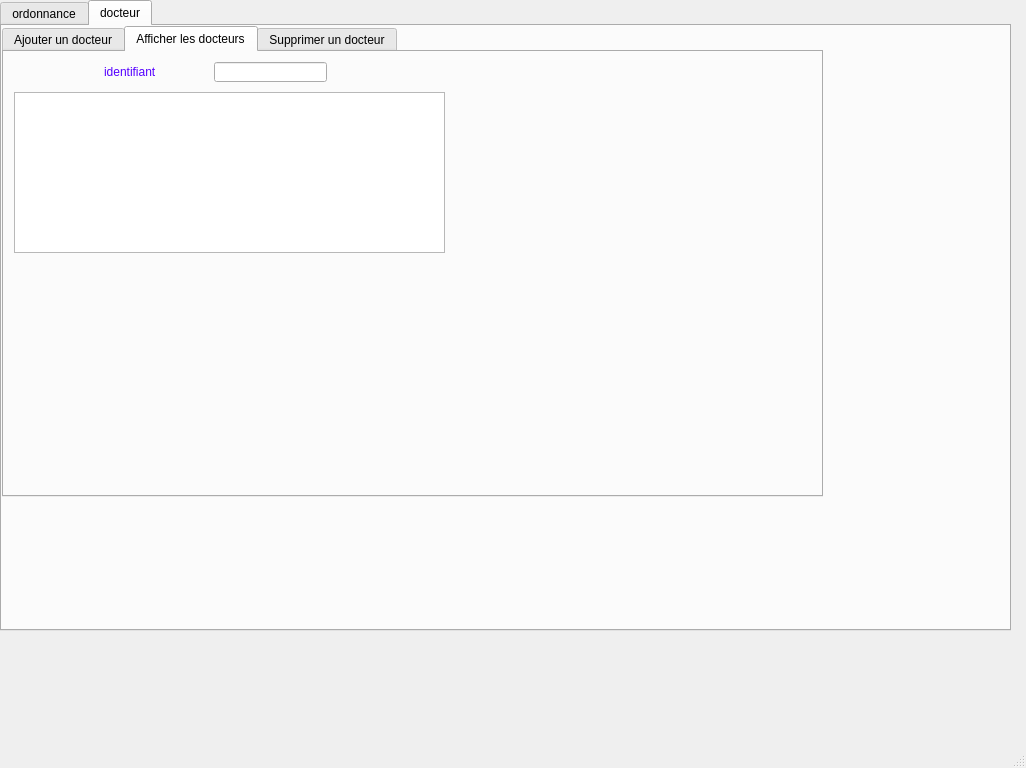
<?xml version="1.0" encoding="UTF-8"?>
<ui version="4.0">
 <class>sarra</class>
 <widget class="QMainWindow" name="sarra">
  <property name="geometry">
   <rect>
    <x>0</x>
    <y>0</y>
    <width>1026</width>
    <height>768</height>
   </rect>
  </property>
  <property name="windowTitle">
   <string>MainWindow</string>
  </property>
  <widget class="QWidget" name="centralwidget">
   <widget class="QTabWidget" name="tabWidget_2">
    <property name="geometry">
     <rect>
      <x>0</x>
      <y>0</y>
      <width>1011</width>
      <height>631</height>
     </rect>
    </property>
    <property name="currentIndex">
     <number>1</number>
    </property>
    <widget class="QWidget" name="tab_4">
     <attribute name="title">
      <string>ordonnance</string>
     </attribute>
     <widget class="QTabWidget" name="rechercher">
      <property name="geometry">
       <rect>
        <x>0</x>
        <y>0</y>
        <width>1011</width>
        <height>521</height>
       </rect>
      </property>
      <property name="styleSheet">
       <string notr="true"/>
      </property>
      <property name="currentIndex">
       <number>0</number>
      </property>
      <widget class="QWidget" name="tab">
       <attribute name="title">
        <string>Ajouter une ordonnance</string>
       </attribute>
       <widget class="QLabel" name="label_2">
        <property name="geometry">
         <rect>
          <x>410</x>
          <y>60</y>
          <width>47</width>
          <height>16</height>
         </rect>
        </property>
        <property name="styleSheet">
         <string notr="true">color: rgb(85, 0, 255);
font: 75 8pt &quot;MS Shell Dlg 2&quot;;</string>
        </property>
        <property name="text">
         <string>prenom</string>
        </property>
       </widget>
       <widget class="QLabel" name="label_3">
        <property name="geometry">
         <rect>
          <x>10</x>
          <y>10</y>
          <width>91</width>
          <height>16</height>
         </rect>
        </property>
        <property name="styleSheet">
         <string notr="true">color: rgb(85, 0, 255);
font: 75 8pt &quot;MS Shell Dlg 2&quot;;</string>
        </property>
        <property name="text">
         <string>numordonnance</string>
        </property>
       </widget>
       <widget class="QPushButton" name="pb_ajouter">
        <property name="geometry">
         <rect>
          <x>610</x>
          <y>410</y>
          <width>75</width>
          <height>23</height>
         </rect>
        </property>
        <property name="text">
         <string>Ajouter</string>
        </property>
       </widget>
       <widget class="QPushButton" name="pushButton">
        <property name="geometry">
         <rect>
          <x>700</x>
          <y>410</y>
          <width>75</width>
          <height>23</height>
         </rect>
        </property>
        <property name="text">
         <string>modifier</string>
        </property>
       </widget>
       <widget class="QLabel" name="label_6">
        <property name="geometry">
         <rect>
          <x>10</x>
          <y>200</y>
          <width>91</width>
          <height>20</height>
         </rect>
        </property>
        <property name="styleSheet">
         <string notr="true">color: rgb(85, 0, 255);
font: 75 8pt &quot;MS Shell Dlg 2&quot;;</string>
        </property>
        <property name="text">
         <string>medicamen1</string>
        </property>
       </widget>
       <widget class="QLabel" name="label_7">
        <property name="geometry">
         <rect>
          <x>10</x>
          <y>250</y>
          <width>91</width>
          <height>16</height>
         </rect>
        </property>
        <property name="styleSheet">
         <string notr="true">color: rgb(85, 0, 255);
font: 75 8pt &quot;MS Shell Dlg 2&quot;;</string>
        </property>
        <property name="text">
         <string>medicament2</string>
        </property>
       </widget>
       <widget class="QLabel" name="label_8">
        <property name="geometry">
         <rect>
          <x>10</x>
          <y>295</y>
          <width>101</width>
          <height>31</height>
         </rect>
        </property>
        <property name="styleSheet">
         <string notr="true">color: rgb(85, 0, 255);
font: 75 8pt &quot;MS Shell Dlg 2&quot;;</string>
        </property>
        <property name="text">
         <string>medicamnet3</string>
        </property>
       </widget>
       <widget class="QLabel" name="label">
        <property name="geometry">
         <rect>
          <x>200</x>
          <y>60</y>
          <width>55</width>
          <height>16</height>
         </rect>
        </property>
        <property name="styleSheet">
         <string notr="true">color: rgb(85, 0, 255);
font: 75 8pt &quot;MS Shell Dlg 2&quot;;</string>
        </property>
        <property name="text">
         <string>nom</string>
        </property>
       </widget>
       <widget class="QLabel" name="label_9">
        <property name="geometry">
         <rect>
          <x>690</x>
          <y>20</y>
          <width>71</width>
          <height>20</height>
         </rect>
        </property>
        <property name="styleSheet">
         <string notr="true">color: rgb(85, 0, 255);
font: 75 8pt &quot;MS Shell Dlg 2&quot;;</string>
        </property>
        <property name="text">
         <string>nomdocteur</string>
        </property>
       </widget>
       <widget class="QLabel" name="label_10">
        <property name="geometry">
         <rect>
          <x>14</x>
          <y>350</y>
          <width>91</width>
          <height>20</height>
         </rect>
        </property>
        <property name="styleSheet">
         <string notr="true">color: rgb(85, 0, 255);
font: 75 8pt &quot;MS Shell Dlg 2&quot;;</string>
        </property>
        <property name="text">
         <string>medicament4</string>
        </property>
       </widget>
       <widget class="QLineEdit" name="num">
        <property name="geometry">
         <rect>
          <x>110</x>
          <y>10</y>
          <width>113</width>
          <height>22</height>
         </rect>
        </property>
       </widget>
       <widget class="QLineEdit" name="doc">
        <property name="geometry">
         <rect>
          <x>780</x>
          <y>20</y>
          <width>113</width>
          <height>22</height>
         </rect>
        </property>
       </widget>
       <widget class="QLineEdit" name="nom">
        <property name="geometry">
         <rect>
          <x>270</x>
          <y>60</y>
          <width>113</width>
          <height>22</height>
         </rect>
        </property>
       </widget>
       <widget class="QLineEdit" name="prenom">
        <property name="geometry">
         <rect>
          <x>480</x>
          <y>60</y>
          <width>113</width>
          <height>22</height>
         </rect>
        </property>
       </widget>
       <widget class="QLineEdit" name="med1">
        <property name="geometry">
         <rect>
          <x>110</x>
          <y>200</y>
          <width>113</width>
          <height>22</height>
         </rect>
        </property>
       </widget>
       <widget class="QLineEdit" name="med2">
        <property name="geometry">
         <rect>
          <x>110</x>
          <y>250</y>
          <width>113</width>
          <height>22</height>
         </rect>
        </property>
       </widget>
       <widget class="QLineEdit" name="med3">
        <property name="geometry">
         <rect>
          <x>110</x>
          <y>310</y>
          <width>113</width>
          <height>22</height>
         </rect>
        </property>
       </widget>
       <widget class="QLineEdit" name="med4">
        <property name="geometry">
         <rect>
          <x>110</x>
          <y>350</y>
          <width>113</width>
          <height>22</height>
         </rect>
        </property>
       </widget>
       <widget class="QPushButton" name="pdf">
        <property name="geometry">
         <rect>
          <x>810</x>
          <y>410</y>
          <width>93</width>
          <height>28</height>
         </rect>
        </property>
        <property name="text">
         <string>imprimer</string>
        </property>
       </widget>
       <widget class="QLabel" name="picture">
        <property name="geometry">
         <rect>
          <x>4</x>
          <y>5</y>
          <width>1001</width>
          <height>571</height>
         </rect>
        </property>
        <property name="text">
         <string/>
        </property>
       </widget>
       <zorder>picture</zorder>
       <zorder>label_2</zorder>
       <zorder>label_3</zorder>
       <zorder>pb_ajouter</zorder>
       <zorder>pushButton</zorder>
       <zorder>label_6</zorder>
       <zorder>label_7</zorder>
       <zorder>label_8</zorder>
       <zorder>label</zorder>
       <zorder>label_9</zorder>
       <zorder>label_10</zorder>
       <zorder>num</zorder>
       <zorder>doc</zorder>
       <zorder>nom</zorder>
       <zorder>prenom</zorder>
       <zorder>med1</zorder>
       <zorder>med2</zorder>
       <zorder>med3</zorder>
       <zorder>med4</zorder>
       <zorder>pdf</zorder>
      </widget>
      <widget class="QWidget" name="tab_2">
       <attribute name="title">
        <string>Afficher les ordonnance</string>
       </attribute>
       <widget class="QTableView" name="tabordo">
        <property name="geometry">
         <rect>
          <x>10</x>
          <y>110</y>
          <width>931</width>
          <height>311</height>
         </rect>
        </property>
       </widget>
       <widget class="QLineEdit" name="numm">
        <property name="geometry">
         <rect>
          <x>310</x>
          <y>30</y>
          <width>221</width>
          <height>31</height>
         </rect>
        </property>
       </widget>
       <widget class="QLabel" name="label_5">
        <property name="geometry">
         <rect>
          <x>210</x>
          <y>40</y>
          <width>61</width>
          <height>20</height>
         </rect>
        </property>
        <property name="styleSheet">
         <string notr="true">color: rgb(85, 0, 255);
font: 75 8pt &quot;MS Shell Dlg 2&quot;;</string>
        </property>
        <property name="text">
         <string>numordonnance</string>
        </property>
       </widget>
       <widget class="QLabel" name="picture_2">
        <property name="geometry">
         <rect>
          <x>4</x>
          <y>5</y>
          <width>941</width>
          <height>491</height>
         </rect>
        </property>
        <property name="text">
         <string/>
        </property>
       </widget>
       <zorder>picture_2</zorder>
       <zorder>tabordo</zorder>
       <zorder>numm</zorder>
       <zorder>label_5</zorder>
      </widget>
      <widget class="QWidget" name="tab_3">
       <attribute name="title">
        <string>Supprimer une ordonnance</string>
       </attribute>
       <widget class="QLineEdit" name="num_2">
        <property name="geometry">
         <rect>
          <x>140</x>
          <y>30</y>
          <width>113</width>
          <height>20</height>
         </rect>
        </property>
       </widget>
       <widget class="QLabel" name="label_4">
        <property name="geometry">
         <rect>
          <x>20</x>
          <y>30</y>
          <width>61</width>
          <height>16</height>
         </rect>
        </property>
        <property name="styleSheet">
         <string notr="true">color: rgb(85, 0, 255);
font: 75 8pt &quot;MS Shell Dlg 2&quot;;</string>
        </property>
        <property name="text">
         <string>numordo</string>
        </property>
       </widget>
       <widget class="QPushButton" name="supprimer">
        <property name="geometry">
         <rect>
          <x>240</x>
          <y>140</y>
          <width>75</width>
          <height>23</height>
         </rect>
        </property>
        <property name="text">
         <string>Supprimer</string>
        </property>
       </widget>
       <widget class="QLabel" name="picture_3">
        <property name="geometry">
         <rect>
          <x>0</x>
          <y>5</y>
          <width>941</width>
          <height>491</height>
         </rect>
        </property>
        <property name="text">
         <string/>
        </property>
       </widget>
       <zorder>picture_3</zorder>
       <zorder>num_2</zorder>
       <zorder>label_4</zorder>
       <zorder>supprimer</zorder>
      </widget>
     </widget>
    </widget>
    <widget class="QWidget" name="tab_5">
     <attribute name="title">
      <string>docteur</string>
     </attribute>
     <widget class="QTabWidget" name="rechercher_2">
      <property name="geometry">
       <rect>
        <x>0</x>
        <y>0</y>
        <width>821</width>
        <height>471</height>
       </rect>
      </property>
      <property name="styleSheet">
       <string notr="true"/>
      </property>
      <property name="currentIndex">
       <number>1</number>
      </property>
      <widget class="QWidget" name="tab_6">
       <attribute name="title">
        <string>Ajouter un docteur</string>
       </attribute>
       <widget class="QLabel" name="label_11">
        <property name="geometry">
         <rect>
          <x>20</x>
          <y>90</y>
          <width>61</width>
          <height>16</height>
         </rect>
        </property>
        <property name="styleSheet">
         <string notr="true">color: rgb(85, 0, 255);
font: 75 8pt &quot;MS Shell Dlg 2&quot;;</string>
        </property>
        <property name="text">
         <string>nom</string>
        </property>
       </widget>
       <widget class="QLabel" name="label_12">
        <property name="geometry">
         <rect>
          <x>20</x>
          <y>150</y>
          <width>47</width>
          <height>13</height>
         </rect>
        </property>
        <property name="styleSheet">
         <string notr="true">color: rgb(85, 0, 255);
font: 75 8pt &quot;MS Shell Dlg 2&quot;;</string>
        </property>
        <property name="text">
         <string>prenom</string>
        </property>
       </widget>
       <widget class="QLabel" name="label_13">
        <property name="geometry">
         <rect>
          <x>10</x>
          <y>30</y>
          <width>47</width>
          <height>13</height>
         </rect>
        </property>
        <property name="styleSheet">
         <string notr="true">color: rgb(85, 0, 255);
font: 75 8pt &quot;MS Shell Dlg 2&quot;;</string>
        </property>
        <property name="text">
         <string>id</string>
        </property>
       </widget>
       <widget class="QLineEdit" name="lineEdit_id">
        <property name="geometry">
         <rect>
          <x>130</x>
          <y>30</y>
          <width>113</width>
          <height>20</height>
         </rect>
        </property>
       </widget>
       <widget class="QLineEdit" name="lineEdit_nom">
        <property name="geometry">
         <rect>
          <x>130</x>
          <y>90</y>
          <width>113</width>
          <height>20</height>
         </rect>
        </property>
       </widget>
       <widget class="QLineEdit" name="lineEdit_prenom">
        <property name="geometry">
         <rect>
          <x>130</x>
          <y>150</y>
          <width>113</width>
          <height>20</height>
         </rect>
        </property>
       </widget>
       <widget class="QPushButton" name="pb_ajouter_2">
        <property name="geometry">
         <rect>
          <x>280</x>
          <y>170</y>
          <width>75</width>
          <height>23</height>
         </rect>
        </property>
        <property name="text">
         <string>Ajouter</string>
        </property>
       </widget>
       <widget class="QPushButton" name="pushButton_2">
        <property name="geometry">
         <rect>
          <x>280</x>
          <y>130</y>
          <width>75</width>
          <height>23</height>
         </rect>
        </property>
        <property name="text">
         <string>modifier</string>
        </property>
       </widget>
      </widget>
      <widget class="QWidget" name="tab_7">
       <attribute name="title">
        <string>Afficher les docteurs</string>
       </attribute>
       <widget class="QTableView" name="tabdocteur">
        <property name="geometry">
         <rect>
          <x>10</x>
          <y>40</y>
          <width>431</width>
          <height>161</height>
         </rect>
        </property>
       </widget>
       <widget class="QLineEdit" name="lineEdit">
        <property name="geometry">
         <rect>
          <x>210</x>
          <y>10</y>
          <width>113</width>
          <height>20</height>
         </rect>
        </property>
       </widget>
       <widget class="QLabel" name="label_14">
        <property name="geometry">
         <rect>
          <x>100</x>
          <y>10</y>
          <width>61</width>
          <height>20</height>
         </rect>
        </property>
        <property name="styleSheet">
         <string notr="true">color: rgb(85, 0, 255);
font: 75 8pt &quot;MS Shell Dlg 2&quot;;</string>
        </property>
        <property name="text">
         <string>identifiant </string>
        </property>
       </widget>
      </widget>
      <widget class="QWidget" name="tab_8">
       <attribute name="title">
        <string>Supprimer un docteur</string>
       </attribute>
       <widget class="QLineEdit" name="lineEdit_id_2">
        <property name="geometry">
         <rect>
          <x>140</x>
          <y>30</y>
          <width>113</width>
          <height>20</height>
         </rect>
        </property>
       </widget>
       <widget class="QLabel" name="label_15">
        <property name="geometry">
         <rect>
          <x>20</x>
          <y>30</y>
          <width>61</width>
          <height>16</height>
         </rect>
        </property>
        <property name="styleSheet">
         <string notr="true">color: rgb(85, 0, 255);
font: 75 8pt &quot;MS Shell Dlg 2&quot;;</string>
        </property>
        <property name="text">
         <string>Identifiant</string>
        </property>
       </widget>
       <widget class="QPushButton" name="supprimer_2">
        <property name="geometry">
         <rect>
          <x>240</x>
          <y>140</y>
          <width>75</width>
          <height>23</height>
         </rect>
        </property>
        <property name="text">
         <string>Supprimer</string>
        </property>
       </widget>
      </widget>
     </widget>
    </widget>
   </widget>
  </widget>
  <widget class="QMenuBar" name="menubar">
   <property name="geometry">
    <rect>
     <x>0</x>
     <y>0</y>
     <width>1026</width>
     <height>26</height>
    </rect>
   </property>
  </widget>
  <widget class="QStatusBar" name="statusbar"/>
 </widget>
 <resources/>
 <connections/>
</ui>
